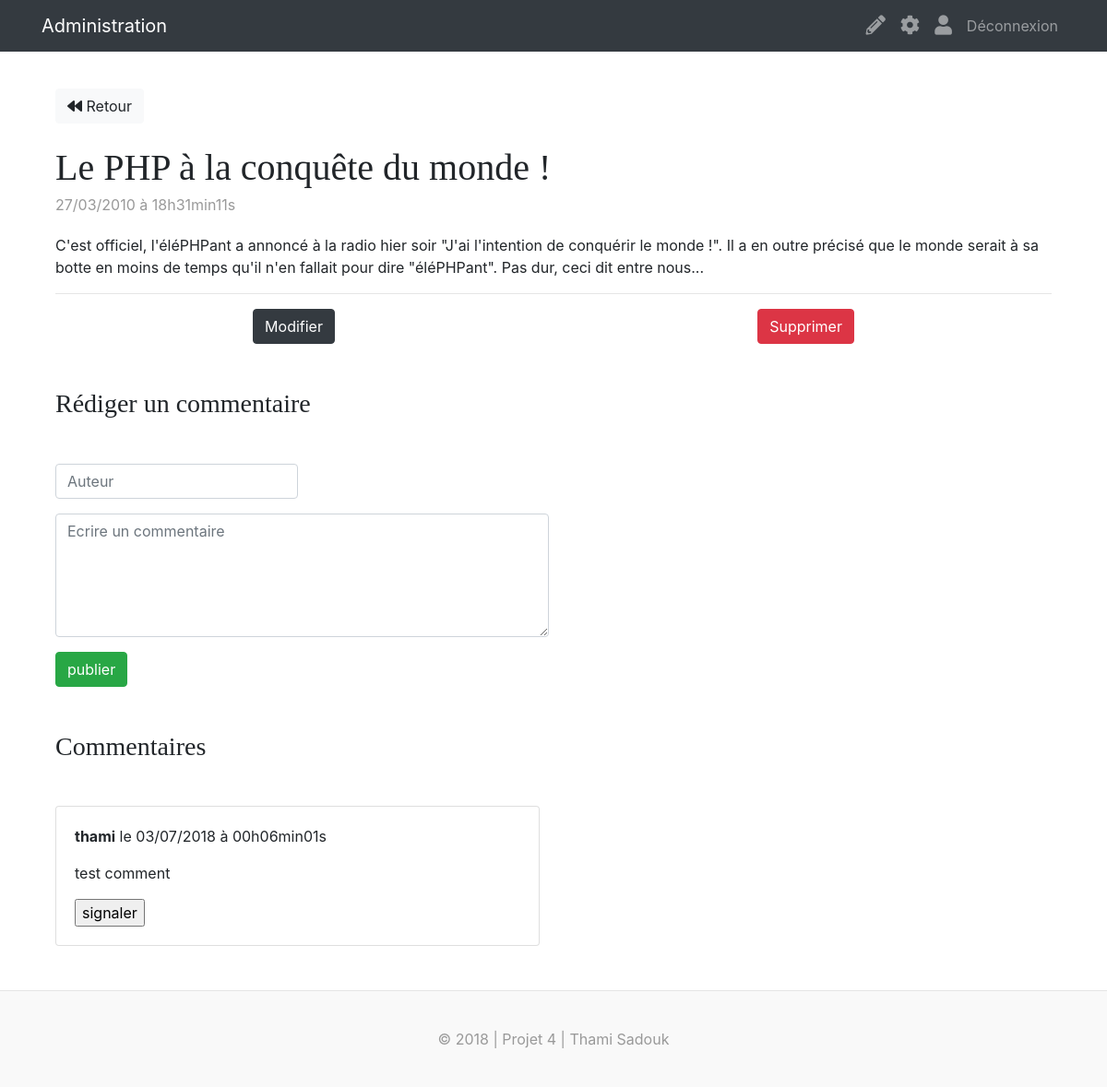
The page /postsController/showPost/2 (signed in) on the database its author committed.
### tables this page shows
CREATE TABLE `posts` (
  `id` int(11) NOT NULL,
  `user_id` int(11) NOT NULL,
  `title` varchar(255) NOT NULL,
  `content` text NOT NULL,
  `creation_date` datetime NOT NULL
);

CREATE TABLE `comments` (
  `id` int(11) NOT NULL,
  `postId` int(11) NOT NULL,
  `author` varchar(255) NOT NULL,
  `comment` text NOT NULL,
  `commentDate` datetime NOT NULL,
  `signalement` tinyint(1) NOT NULL
);

### app/controllers/PostsController.php (called while the page is built, shortened)
<?php
class PostsController extends BaseController
{
    public function __construct()
    {
        $this->postModel = $this->loadModel('PostManager');
    }
    public function showPost($postId = null)
    {
        $post = $this->postModel->getPostById($postId);
        $comments = $this->postModel->getComments($postId);
        $data = [
            'post' => $post,
            'comments' => $comments
        ];
        $this->loadView('postView', $data, $this->dataForm);
    }
}

### app/libraries/Core.php (called while the page is built, shortened)
<?php
class Core
{
    protected $currentController = 'PostsController';
    protected $currentMethod = 'index';
    protected $params =[];
    protected $url;
    public function __construct()
    {
        $this->url = $this->getUrl();
        call_user_func_array([$this->currentController, $this->currentMethod], $this->params);
    }
    public function getUrl()
    {
        if(isset($_GET['url'])) {
            $url = rtrim($_GET['url'], '/');
            $url = filter_var($url, FILTER_SANITIZE_URL);
            $url = explode('/', $url);
            return $url;
        }
    }
    public function getController()
    {
        if(file_exists('../app/controllers/' . ucwords($this->url[0]). '.php')) {
            $this->currentController = ucwords($this->url[0]);
        }
        $this->currentController = new $Class;
    }
    public function getMethod()
    {
        if(isset($this->url[1])) {
            if(method_exists($this->currentController, $this->url[1])) {
                $this->currentMethod = $this->url[1];
            }
        }
    }
    public function getParams()
    {
        $this->params = $this->url ? array_values($this->url) : [];
    }
}

### public/index.php (called while the page is built, shortened)
<?php
require_once '../app/helpers/session_helper.php';
$init = new \App\Libraries\Core();

### app/entity/Post.php (called while the page is built, shortened)
<?php
class Post
{
    private $id;
    private $userId;
    private $title;
    private $content;
    private $creationDateFr;
    public function getId()
    {
        return $this->id;
    }
    public function setId($id)
    {
        $id = (int) $id;
        $this->id = $id;
    }
    public function getUserId()
    {
        return $this->userId;
    }
    public function setUserId($userId)
    {
        $this->userId = $userId;
    }
    public function getTitle()
    {
        return htmlspecialchars($this->title);
    }
    public function setTitle($title)
    {
        $this->title = $title;
    }
    public function getContent()
    {
        return $this->content;
    }
    public function setContent($content)
    {
        $this->content = $content;
    }
    public function getCreationDateFr()
    {
        return $this->creationDateFr;
    }
    public function setCreationDateFr($creationDateFr)
    {
        $this->creationDateFr = $creationDateFr;
    }
}

### app/libraries/Database.php (called while the page is built, shortened)
<?php
class Database
{
    private $host = DB_HOST;
    private $username = DB_USER;
    private $password = DB_PASS;
    private $dbname = DB_NAME;
    private function dbConnect()
    {
        $dsn = 'mysql:host=' . $this->host . ';dbname=' . $this->dbname;
        $options = [
            \PDO::ATTR_PERSISTENT => true,
            \PDO::ATTR_ERRMODE => \PDO::ERRMODE_EXCEPTION
        ];
        try
        {
            $this->pdo = new \PDO($dsn, $this->username, $this->password, $options);
            return $this->pdo;
        }
        catch(\Exception $e)
        {
            die('Erreur : ' .$e->getMessage());
        }
    }
}

### app/models/PostManager.php (called while the page is built, shortened)
<?php
class PostManager extends Database
{
    public function getPostById($postId)
    {
        $req = $this->pdo->prepare('
            SELECT id, user_id
            AS userId, title, content, DATE_FORMAT(creation_date, \'%d/%m/%Y à %Hh%imin%ss\') creationDateFr
            FROM posts WHERE id = ?');
        $req->execute(array($postId));
        $data = $req->fetch();
        if(!is_bool($data)) {
            $post =  new Post($data);
            return $post;
        }
        return $data;
    }
    public function getComments($postId)
    {
        $comments = [];
        $stmt = $this->pdo->prepare('
          SELECT id, author, comment, DATE_FORMAT(commentDate, \'%d/%m/%Y à %Hh%imin%ss\')
          AS commentDateFr, signalement
          FROM comments
          WHERE postId = ?
          ORDER BY commentDateFr DESC
');
        $stmt->execute(array($postId));
        while ($data = $stmt->fetch()) {
            $comments[] = new Comment($data);
        }
        return $comments;
    }
}

### app/helpers/session_helper.php (called while the page is built, shortened)
<?php
function isLoggedIn() {
    if(isset($_SESSION['user_id'])) {
        return true;
    } else {
        return false;
    }
}

### app/entity/Comment.php (called while the page is built, shortened)
<?php
class Comment
{
    private $author;
    private $comment;
    private $commentDateFr;
    private $signalement;
    public function getAuthor()
    {
        return htmlspecialchars($this->author);
    }
    public function setAuthor($author)
    {
        $this->author = $author;
    }
    public function getComment()
    {
        return htmlspecialchars($this->comment);
    }
    public function setComment($comment)
    {
        $this->comment = $comment;
    }
    public function getCommentDateFr()
    {
        return $this->commentDateFr;
    }
    public function setCommentDateFr($commentDateFr)
    {
        $this->commentDateFr = $commentDateFr;
    }
    public function getSignalement()
    {
        return $this->signalement;
    }
    public function setSignalement($signalement)
    {
        $this->signalement = $signalement;
    }
}

### app/views/postView.php (the view, shortened to what this page needs)
<div class="col">
<a href="<?= URLROOT; ?>" class="btn btn-light my-4"><i class="fas fa-backward"></i> Retour</a>
<div class="blog-post mb-3">
    <h2 class="blog-post-title"><?= $data['post']->getTitle(); ?></h2>
    <p class="blog-post-meta"><?= $data['post']->getCreationDateFr(); ?></p>
    <p><?= $data['post']->getContent(); ?><br></p>
</div>
<hr>
<?php if(isLoggedIn() && $data['post']->getUserId() == $_SESSION['user_id']) : ?>
    <div class="row justify-content-around">
        <a href="<?= URLROOT; ?>/postsController/edit/<?= $data['post']->getId(); ?>" class="btn btn-dark">Modifier</a>
        <form action="<?= URLROOT; ?>/postsController/delete/<?= $data['post']->getId(); ?>" method="post">
            <input type="submit" value="Supprimer" class="btn btn-danger">
        </form>
    </div>
<?php endif; ?>
    <h3 class="my-5">Rédiger un commentaire</h3>
    <form action="<?= URLROOT; ?>/postsController/showPost/<?= $data['post']->getId(); ?>" method="post">
        <div class="form-row form-group">
            <div class="col-sm-3">
                <input id="author" type="text" name="author" class="form-control <?= (!empty($dataForm['author_err'])) ? 'is-invalid' : ''; ?>" value="<?= $dataForm['author']; ?>" placeholder="Auteur">
            </div>
        </div>
        <div class="form-row form-group">
            <div class="col-sm-6">
                <textarea id="comment" name="comment" rows="5" placeholder="Ecrire un commentaire" class="form-control <?= (!empty($dataForm['comment_err'])) ? 'is-invalid' : ''; ?>"><?= $dataForm['comment']; ?></textarea>
            </div>
        </div>
        <input type="submit" class="btn btn-success" value="publier">
    </form>
</div>
<div class="blog-post my-5">
    <div class="col-md-6">
    <h3>Commentaires</h3>
        <?php foreach ($data['comments'] as $comment) : ?>
            <div class="card card-body my-5">
                <p><strong><?= $comment->getAuthor();  ?></strong> le <?= $comment->getCommentDateFr(); ?></p>
                <p><?= $comment->getComment(); ?></p>
                <?php if($comment->getSignalement()) : ?>
                    <strong>Ce commentaire est signalé</strong>
                <?php else: ?>
                    <form action="<?= URLROOT; ?>/postsController/showPost/<?= $data['post']->getId(); ?>" method="post">
                        <input type="submit" value="signaler">
                    </form>
                <?php endif; ?>
            </div>
        <?php endforeach; ?>
    </div>
</div>
    <?php require('template.php'); ?>

### public/css/custom.css (style rules this page uses)
h1, h2, h3, h4, h5, h6 { font-family: "Playfair Display", Georgia, "Times New Roman", serif; }
.blog-post { margin-bottom: 4rem; }
.blog-post-title { margin-bottom: .25rem; font-size: 2.5rem; }
.blog-post-meta { margin-bottom: 1.25rem; color: #999; }

### rows shown on the page
posts: title "Le PHP à la conquête du monde !", content "C'est officiel, l'éléPHPant a annoncé à la radio hier soir \"J'ai l'intention de conquérir le monde !\". Il a en outre précisé que le monde serait à sa botte en moins de temps qu'il n'en fallait pour dire \"éléPHPant\". Pas dur, ceci dit entre nous..."
comments: author "thami", CommentDateFr "03/07/2018 à 00h06min01s", comment "test comment"

### other values the page prints
$data['post']->getCreationDateFr() "27/03/2010 à 18h31min11s"
